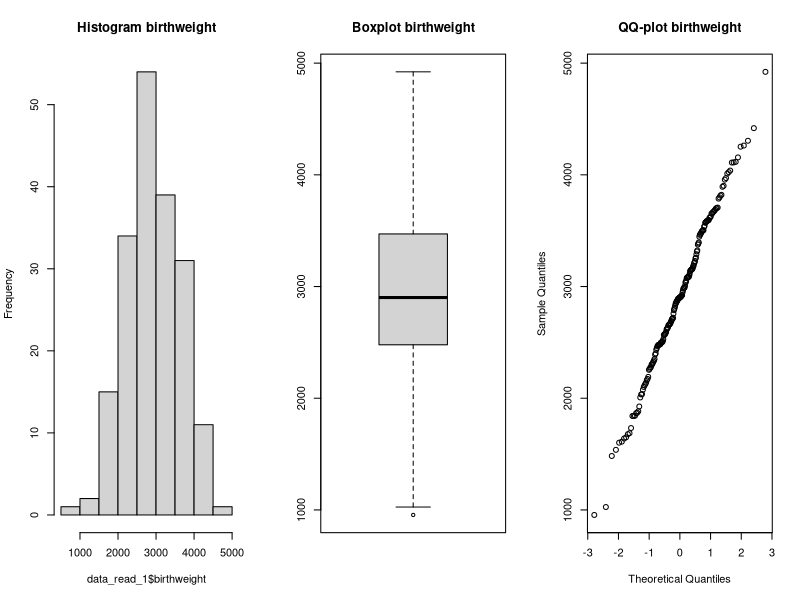
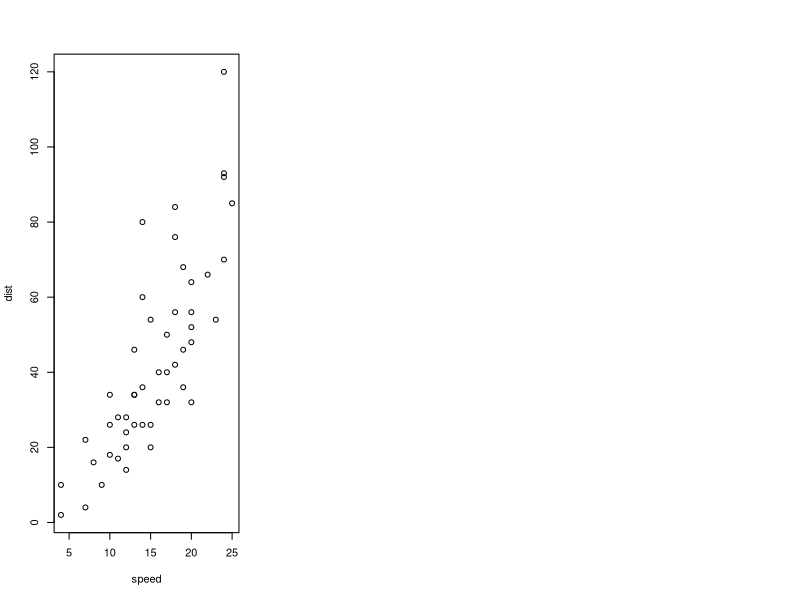
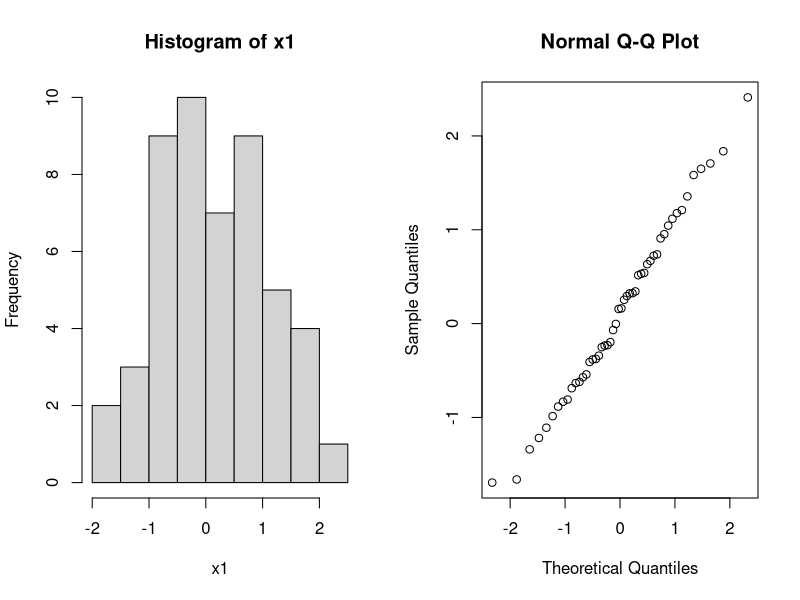
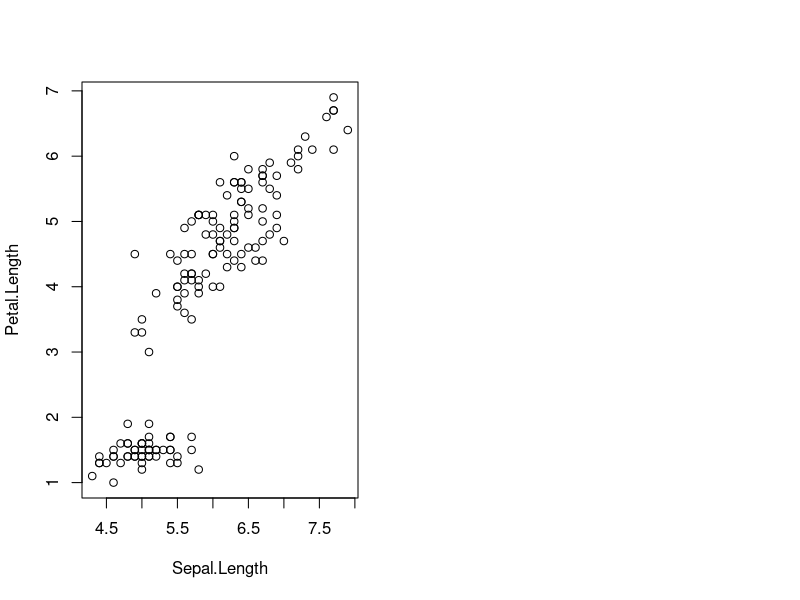

Write the R code that produced these figures, in order.
## ---- chunk 1
data_read_1 = read.table("./birthweight.txt",header=TRUE)
## ---- chunk 2
par(mfrow=c(1,3));hist(data_read_1$birthweight, main="Histogram birthweight");boxplot(data_read_1$birthweight, main="Boxplot birthweight");qqnorm(data_read_1$birthweight, main="QQ-plot birthweight")
## ---- chunk 3
summary(data_read_1)
## ---- chunk 4
m = round(mean(data_read_1$birthweight),2)
m
## ---- chunk 5
mu=0.2
n = length(data_read_1$birthweight); n # calculates the length
s = round(sd(data_read_1$birthweight), 3); s # calculates standard deviation
t = round(qt(0.95,df=length(data_read_1$birthweight)-1),3); t   # calculates test statistic
ci = round(c(m-t*s/sqrt(n),m+t*s/sqrt(n)), 3); ci # 90% confidence interval
## ---- chunk 6
n = length(data_read_1$birthweight)
n
## ---- chunk 7
s = round(sd(data_read_1$birthweight), 3)
s
## ---- chunk 8
t = round(qt(0.95,df=length(data_read_1$birthweight)-1),3)
t
## ---- chunk 9
round(c(m-t*s/sqrt(n),m+t*s/sqrt(n)), 3)
## ---- chunk 10
t.test(data_read_1$birthweight,mu=2800,alt="g") 
## ---- chunk 11
data_read_4 = read.table("./austen.txt",header=TRUE)
## ---- chunk 12
sense = data_read_4$Sense
emma = data_read_4$Emma
sand1 = data_read_4$Sand1
x=as.data.frame(matrix(c(sense, emma, sand1),ncol=3,nrow=6)) 
dimnames(x)=list(c("a","an", "this", "that", "with", "without"),c("sense","emma", "sand1")) 
x
## ---- chunk 13
z = chisq.test(x)
z
## ---- chunk 14
z$expected
z$observed
X2=sum((z$observed-z$expected)^2/z$expected)
X2
## ---- chunk 15
1-pchisq(X2,df=(6-1)*(3-1)) # same is the same as the p-value we got from the Chi-squared test.
residuals(z) 
## ---- chunk 16
plot(cars)
## ---- chunk 17
par(mfrow=c(1,2)); x1=rnorm(50); hist(x1); qqnorm(x1)
## ---- chunk 18
plot(iris$Sepal.Length,iris$Petal.Length,xlab="Sepal.Length",ylab="Petal.Length")
## ---- chunk 19
library(knitr)
kable(mtcars[1:5,],caption="A knit kable.")
## ---- chunk 20
x=rep(c("A","B"),each=5); x
sample(x)
x=rnorm(100)
## ---- chunk 21
x=rep(c("A","B"),each=5); x
sample(x)
x=rnorm(100)
## ---- chunk 22
mu=0.2
x=rnorm(100,mu,1) # creating artificial data
t.test(x,mean=0)   # t.test(x,alternative=c("two.sided"),conf.level=0.95,mu=10)
## ---- chunk 23
mu=0;nu=0.5
x=rnorm(50,mu,1); y=rnorm(50,nu,1) # creating artificial data
ttest=t.test(x,y) 
